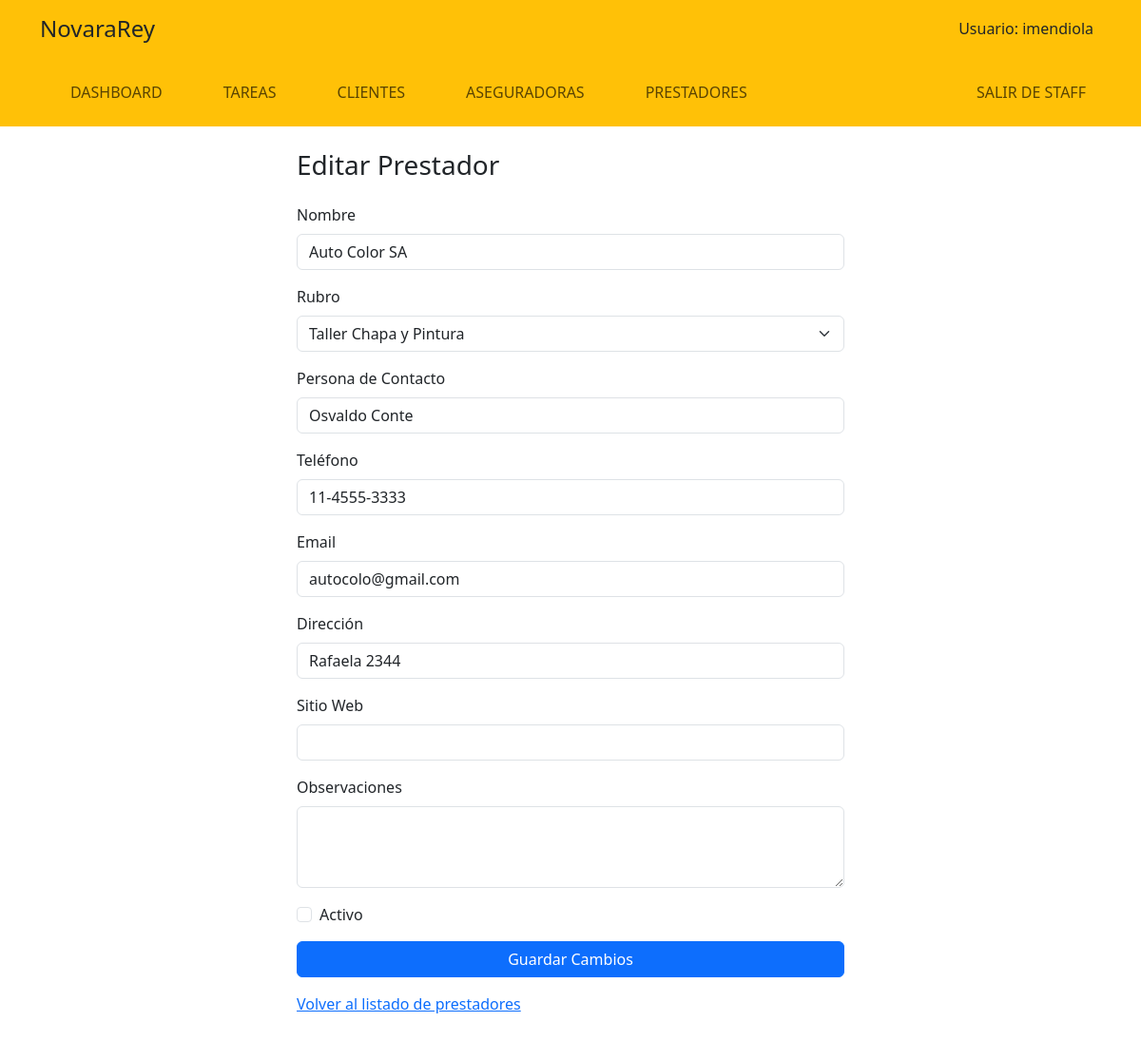
The app's page /staff/prestadores/edit/2/ (signed in) with its own data.
### StaffApp/models.py (models this page shows, shortened)
class Prestador(models.Model):
    nombre = models.CharField(max_length=100, verbose_name='Nombre del Prestador')
    rubro = models.ForeignKey(RubroPrestador, on_delete=models.CASCADE, verbose_name='Rubro')
    contacto = models.CharField(max_length=100, verbose_name='Nombre de Contacto', blank=True, null=True)
    telefono = models.CharField(max_length=15, verbose_name='Teléfono', blank=True, null=True)
    email = models.EmailField(verbose_name='Email', blank=True, null=True)
    direccion = models.CharField(max_length=255, verbose_name='Dirección', blank=True, null=True)
    sitio_web = models.URLField(verbose_name='Sitio Web', blank=True, null=True)
    fecha_creacion = models.DateTimeField(auto_now_add=True, verbose_name='Fecha de Creación')
    activo = models.BooleanField(default=True, verbose_name='Activo')
    observaciones = models.TextField(verbose_name='Observaciones', blank=True, null=True)
    class Meta:
        verbose_name = 'Prestador'
        verbose_name_plural = 'Prestadores'
        ordering = ['rubro__nombre', 'nombre']

class RubroPrestador(models.Model):
    nombre = models.CharField(max_length=100, verbose_name='Nombre del Rubro')
    descripcion = models.TextField(verbose_name='Descripción', blank=True, null=True)
    class Meta:
        verbose_name = 'Rubro de Prestador'
        verbose_name_plural = 'Rubros de Prestadores'
        ordering = ['nombre']

### StaffApp/views.py (the view, shortened to what this page needs)
# urls.py: path('prestadores/edit/<int:id>/', vista_prestadores_edit, name='prestadores_edit'),
@login_required(login_url='/login/login/')
def vista_prestadores_edit(request, id):
    prestador = Prestador.objects.get(id=id)
    rubros = RubroPrestador.objects.all().order_by('nombre')
    return render(request, 'StaffApp/prestadoresEdit.html', {'prestador': prestador, 'rubros': rubros})

### StaffApp/templates/StaffApp/prestadoresEdit.html (shortened to what this page needs)
{% extends "StaffApp/baseStaff.html" %}
{% block content %}
<div class="container mt-4" style="max-width: 600px;">
    <h3 class="mb-4">Editar Prestador</h3>
    <form method="post">
        <div class="mb-3">
            <label for="nombre" class="form-label">Nombre</label>
            <input type="text" class="form-control" id="nombre" name="nombre" value="{{ prestador.nombre|default_if_none:'' }}" required>
        </div>
        <div class="mb-3">
            <label for="rubro" class="form-label">Rubro</label>
            <select class="form-select" id="rubro" name="rubro" required>
                {% for rubro in rubros %}
                    <option value="{{ rubro.id }}" {% if prestador.rubro.id == rubro.id %}selected{% endif %}>{{ rubro.nombre }}</option>
                {% endfor %}
            </select>
        </div>
        <div class="mb-3">
            <label for="contacto" class="form-label">Persona de Contacto</label>
            <input type="text" class="form-control" id="contacto" name="contacto" value="{{ prestador.contacto|default_if_none:'' }}">
        </div>
        <div class="mb-3">
            <label for="telefono" class="form-label">Teléfono</label>
            <input type="text" class="form-control" id="telefono" name="telefono" value="{{ prestador.telefono|default_if_none:'' }}">
        </div>
        <div class="mb-3">
            <label for="email" class="form-label">Email</label>
            <input type="email" class="form-control" id="email" name="email" value="{{ prestador.email|default_if_none:'' }}">
        </div>
        <div class="mb-3">
            <label for="direccion" class="form-label">Dirección</label>
            <input type="text" class="form-control" id="direccion" name="direccion" value="{{ prestador.direccion|default_if_none:'' }}">
        </div>
        <div class="mb-3">
            <label for="sitio_web" class="form-label">Sitio Web</label>
            <input type="url" class="form-control" id="sitio_web" name="sitio_web" value="{{ prestador.sitio_web|default_if_none:'' }}">
        </div>
        <div class="mb-3">
            <label for="observaciones" class="form-label">Observaciones</label>
            <textarea class="form-control" id="observaciones" name="observaciones" rows="3">{{ prestador.observaciones|default_if_none:'' }}</textarea>
        </div>
        <div class="mb-3 form-check">
            <input type="checkbox" class="form-check-input" id="activo" name="activo" value="1" {% if prestador.activo %}checked{% endif %}>
            <label class="form-check-label" for="activo">Activo</label>
        </div>
        <button type="submit" class="btn btn-primary w-100">Guardar Cambios</button>
    </form>
    <div class="mt-3">
        <a href="{% url 'prestadores_main' %}">Volver al listado de prestadores</a>
    </div>
</div>
{% endblock %}

### StaffApp/templates/StaffApp/baseStaff.html (shortened to what this page needs)
<!DOCTYPE html>
<html lang="es">
<head>
    {% load static %}
    <link href="https://cdn.jsdelivr.net/npm/bootstrap@5.3.3/dist/css/bootstrap.min.css" rel="stylesheet">
    <link rel="stylesheet" href="https://cdn.jsdelivr.net/npm/bootstrap-icons@1.11.3/font/bootstrap-icons.min.css">
    <link rel="stylesheet" href="{% static 'css/styles.css' %}">
</head>
<body>
    <header class="bg-warning text-dark mb-4">
        <div class="container">
            <div class="row align-items-center py-3">
                <div class="col-6 col-md-4">
                    <h1 class="h4 m-0">NovaraRey</h1>
                </div>
                <div class="col-6 col-md-8 text-end">
                    <div id="login-area">
                        {% if user.is_authenticated %}
                            <span class="me-2">Usuario: {{ user.get_username }}</span>
                        {% endif %}
                    </div>
                </div>
            </div>
            <nav class="navbar navbar-expand-lg bg-warning py-lg-3" id="mainNav">
                <div class="container px-0">
                    <div class="collapse navbar-collapse" id="navbarResponsive">
                        <ul class="navbar-nav me-auto">
                            <li class="nav-item {% if request.path == '/dashboard/' %}active{% endif %} px-lg-4">
                                <a class="nav-link text-uppercase text-expanded" href="#">Dashboard</a>
                            </li>
                            <li class="nav-item {% if request.path == '/tareas/' %}active{% endif %} px-lg-4">
                                <a class="nav-link text-uppercase text-expanded" href="{% url 'tareas_main' %}">Tareas</a>
                            </li>
                            <li class="nav-item {% if request.path == '/clientes/' %}active{% endif %} px-lg-4">
                                <a class="nav-link text-uppercase text-expanded" href="{% url 'clientes_main' %}">Clientes</a>
                            </li>
                            <li class="nav-item {% if request.path == '/aseguradoras/' %}active{% endif %} px-lg-4">
                                <a class="nav-link text-uppercase text-expanded" href="{% url 'aseguradoras_main' %}">Aseguradoras</a>
                            </li>
                            <li class="nav-item {% if request.path == '/prestadores/' %}active{% endif %} px-lg-4">
                                <a class="nav-link text-uppercase text-expanded" href="{% url 'prestadores_main' %}">Prestadores</a>
                            </li>
                        </ul>
                        <ul class="navbar-nav ms-auto">
                            <li class="nav-item px-lg-2">
                                <a class="nav-link text-uppercase text-expanded" href="{% url 'home' %}">Salir de Staff</a>
                            </li>
                        </ul>
                    </div>
                </div>
            </nav>
        </div>
    </header>
    <main class="container mb-5">
        {% block content %}
        {% endblock %}
    </main>
</body>
</html>

### records on screen
Prestador: nombre "Auto Color SA", rubro "Taller Chapa y Pintura", contacto "Osvaldo Conte", telefono "11-4555-3333", email "autocolo@gmail.com", direccion "Rafaela 2344"

### other values on screen
{{ user.get_username }} "imendiola"
